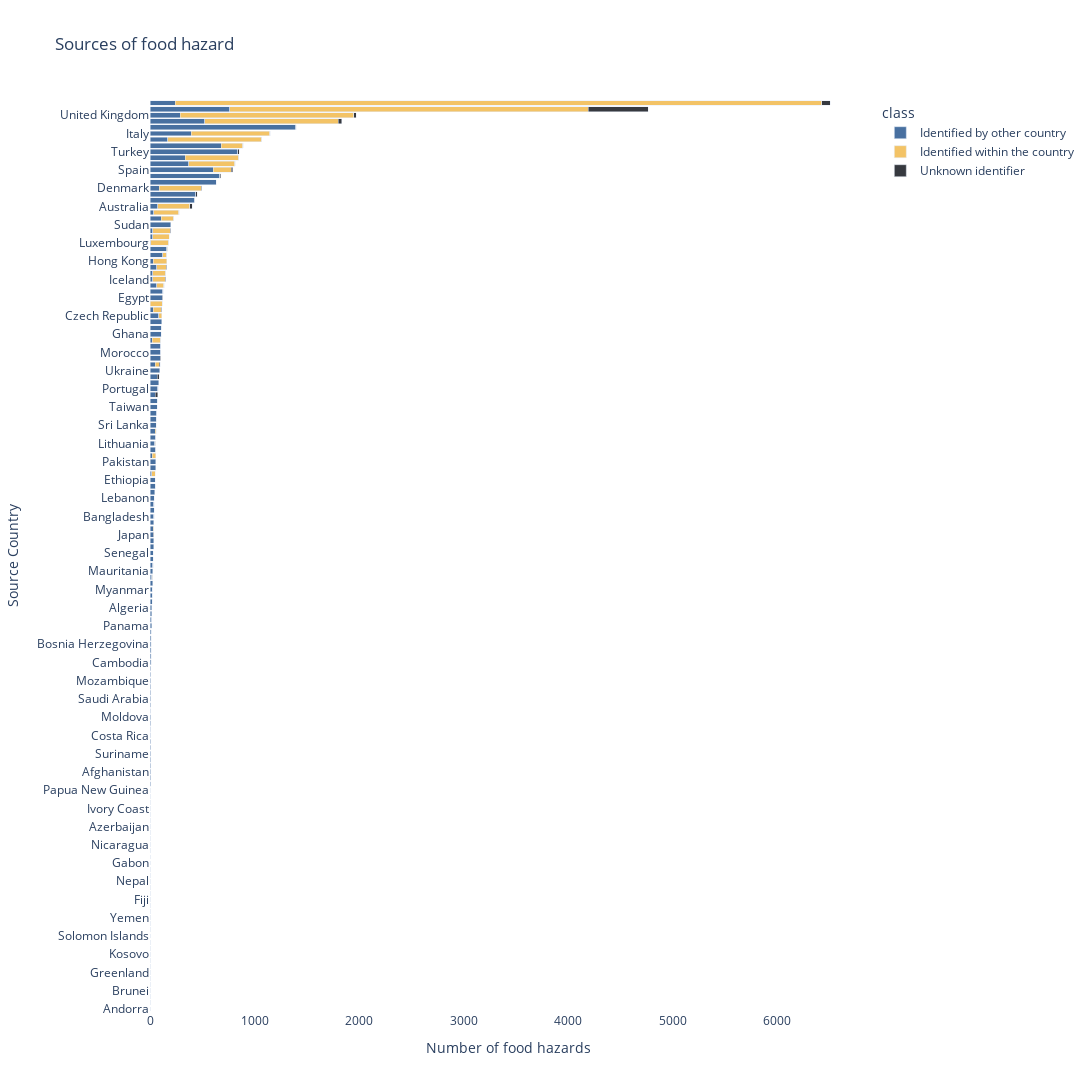

This figure's notebook cell:
### Code cell
fig = px.bar(f1, x="ID", y="Country of Origin", color="class",  title="Sources of food hazard", width=1100, height=3000, color_discrete_sequence =['#4870a0','#f3c366','#36393f'], labels = {'ID':'Number of food hazards','Country of Origin': 'Source Country'})
fig.update_layout({'plot_bgcolor': 'rgba(0, 0, 0, 0)','paper_bgcolor': 'rgba(0, 0, 0, 0)',
'barmode':'stack', 'yaxis':{'categoryorder':'total ascending'}})
fig.show()

### Figure 1 — Plotly figure (JSON) as saved in the notebook; plotly's stock layout.template omitted (floating-point values rounded to 4 significant figures; data arrays with more than 128 entries replaced by an {"elided": "..."} marker saying what was removed)
{"data": [{"alignmentgroup": "True", "hovertemplate": "class=Identified by other country<br>Number of food hazards=%{x}<br>Source Country=%{y}<extra></extra>", "legendgroup": "Identified by other country", "marker": {"color": "#4870a0"}, "name": "Identified by other country", "offsetgroup": "Identified by other country", "orientation": "h", "showlegend": true, "textposition": "auto", "type": "bar", "x": {"elided": "148 int values"}, "xaxis": "x", "y": {"elided": "148 str values"}, "yaxis": "y"}, {"alignmentgroup": "True", "hovertemplate": "class=Identified within the country<br>Number of food hazards=%{x}<br>Source Country=%{y}<extra></extra>", "legendgroup": "Identified within the country", "marker": {"color": "#f3c366"}, "name": "Identified within the country", "offsetgroup": "Identified within the country", "orientation": "h", "showlegend": true, "textposition": "auto", "type": "bar", "x": [36, 307, 91, 900, 4, 6187, 33, 1, 28, 402, 5, 36, 1276, 441, 6, 130, 118, 120, 66, 79, 754, 3, 11, 171, 115, 511, 236, 9, 165, 207, 5, 8, 157, 82, 173, 42, 123, 3435, 1661], "xaxis": "x", "y": ["Argentina", "Australia", "Austria", "Belgium", "Bulgaria", "Canada", "Croatia", "Cyprus", "Czech Republic", "Denmark", "Estonia", "Finland", "France", "Germany", "Greece", "Hong Kong", "Hungary", "Iceland", "Ireland", "Israel", "Italy", "Japan", "Lithuania", "Luxembourg", "Malta", "Netherlands", "New Zealand", "Nigeria", "Norway", "Poland", "Portugal", "Romania", "Slovakia", "Slovenia", "Spain", "Sweden", "Switzerland", "USA", "United Kingdom"], "yaxis": "y"}, {"alignmentgroup": "True", "hovertemplate": "class=Unknown identifier<br>Number of food hazards=%{x}<br>Source Country=%{y}<extra></extra>", "legendgroup": "Unknown identifier", "marker": {"color": "#36393f"}, "name": "Unknown identifier", "offsetgroup": "Unknown identifier", "orientation": "h", "showlegend": true, "textposition": "auto", "type": "bar", "x": [2, 22, 3, 1, 2, 9, 82, 5, 6, 1, 6, 3, 2, 38, 2, 5, 6, 1, 3, 1, 6, 6, 2, 4, 1, 1, 1, 1, 1, 2, 22, 1, 1, 1, 7, 1, 6, 1, 1, 2, 4, 4, 2, 1, 21, 3, 13, 10, 2, 2, 2, 13, 573, 2, 23, 1, 11], "xaxis": "x", "y": ["Argentina", "Australia", "Austria", "Bangladesh", "Belgium", "Brazil", "Canada", "Chile", "China", "Costa Rica", "Denmark", "Egypt", "Estonia", "France", "Gabon", "Georgia", "Germany", "Hungary", "Iceland", "Iran", "Ireland", "Israel", "Italy", "Japan", "Jordan", "Kenya", "Lithuania", "Luxembourg", "Malaysia", "Malta", "Mexico", "Morocco", "Myanmar", "Netherlands", "New Zealand", "Nigeria", "Norway", "Palestinian Territories", "Peru", "Philippines", "Poland", "Russia", "Singapore", "Slovenia", "South Africa", "South Korea", "Spain", "Sweden", "Switzerland", "Thailand", "Tunisia", "Turkey", "USA", "Uganda", "United Kingdom", "Venezuela", "Vietnam"], "yaxis": "y"}], "layout": {"barmode": "stack", "height": 3000, "legend": {"title": {"text": "class"}, "tracegroupgap": 0}, "paper_bgcolor": "rgba(0, 0, 0, 0)", "plot_bgcolor": "rgba(0, 0, 0, 0)", "title": {"text": "Sources of food hazard"}, "width": 1100, "xaxis": {"anchor": "y", "domain": [0, 1], "title": {"text": "Number of food hazards"}}, "yaxis": {"anchor": "x", "categoryorder": "total ascending", "domain": [0, 1], "title": {"text": "Source Country"}}}}
